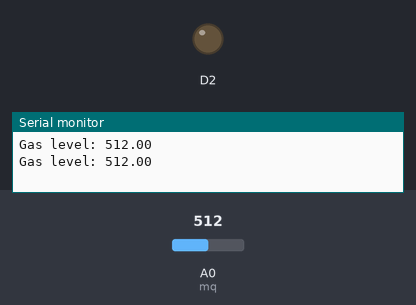
Bench run of a sketch on a simulated ESP8266 (NodeMCU). On the bench: output pins drawn as LEDs (lit = HIGH), the last lines printed to the serial monitor. The test bench sets the inputs (shaded band); at power-on: A0 (mq) = 512.

Above: at 1.8 s.
1.9 s: A0 (mq) set to 682
3.4 s: A0 (mq) set to 710
At 5.1 s:
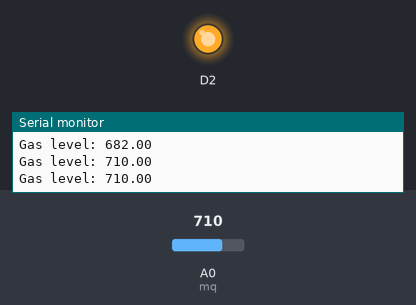
5.5 s: A0 (mq) set to 690
At 6.7 s:
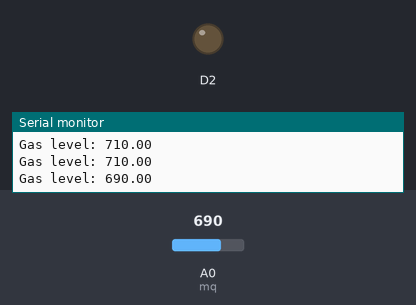
7.5 s: A0 (mq) set to 716
At 9.4 s:
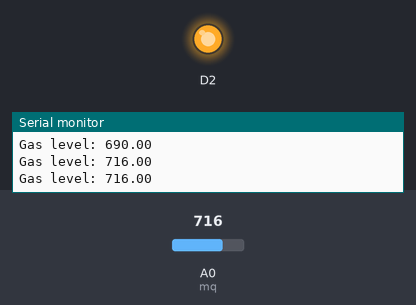
Timing chart, 0 to 10.5 s (numbered marks = the images above; inputs shaded):
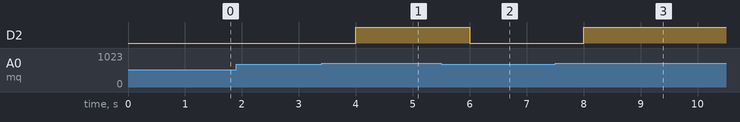

The sketch:

mq2_gassensor_analog.ino
```cpp
#define mq A0
#define led D2

float gaslevel;
int threshold = 700;

void setup() {
 Serial.begin(9600);
 pinMode(D2,OUTPUT);
}

void loop() {
 gaslevel = analogRead(mq);
 Serial.print("Gas level: ");
 Serial.println(gaslevel);
 if (gaslevel > 700){
  digitalWrite(D2,HIGH);
 }else{
  digitalWrite(D2,LOW);
 }
 delay(1000);
}
```

Measured:
- the behaviour switches between 700 and 701 on A0 (mq) (found by bisection; images 0 and 1)
- after the input at 3.4 s, D2: LOW → HIGH after 0.60 s
- after the input at 5.5 s, D2: HIGH → LOW after 0.50 s
- after the input at 7.5 s, D2: LOW → HIGH after 0.50 s
